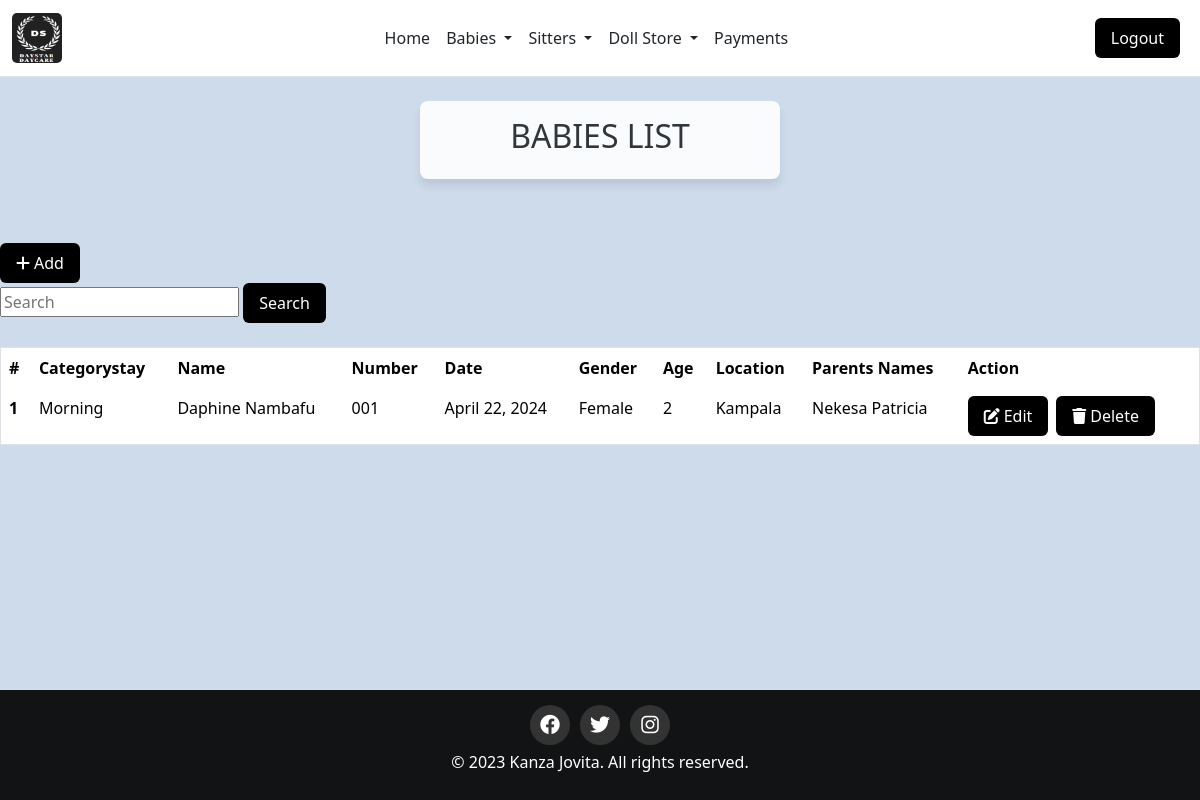
Page /babiesform/ (signed in) on the earlier database version.
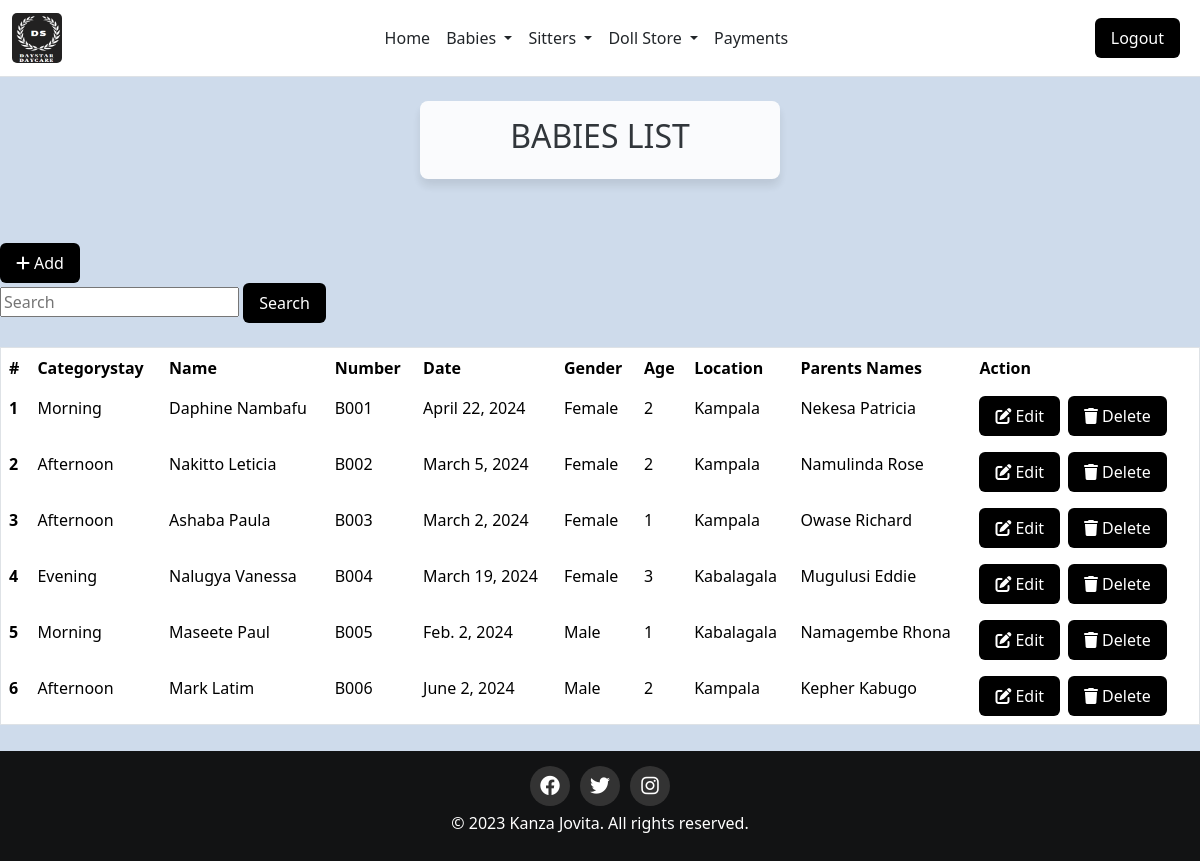
Same page on the later database version.
### home/models.py (models this page shows, shortened)
class Babyreg(models.Model):
    c_stay = models.ForeignKey(Categorystay,on_delete = models.CASCADE,null=False,blank = False)#this links class Babe to class Categorystay
    assign = models.ForeignKey(Sitterreg, on_delete = models.CASCADE,null=True,blank = True)
    Baby_name = models.CharField(max_length=30, null='False',blank = 'False')
    Baby_number = models.CharField(max_length=30, null='False',blank = 'False')
    Date = models.DateField(max_length=30, null='False',blank = 'False')
    Gender = models.CharField(max_length=30, null='False',blank = 'False')
    Age = models.IntegerField()
    Location = models.CharField(max_length=30, null='False',blank = 'False')
    Parents_names = models.CharField(max_length=30, null='False',blank = 'False')

class Categorystay(models.Model):
    name = models.CharField(max_length=100,null=True,blank=True)
    def __str__(self):
        return self.name

### home/views.py (the view)
# urls.py: path("babiesform/", views.babiesform, name="babiesform"),
@login_required
def babiesform(request):
      babies= Babyreg.objects.all()
      return render(request,'babiesform.html',{'babies':babies})

### home/templates/babiesform.html (shortened to what this page needs)
{% extends 'base.html' %}
{% block content %}
<br>
<div class="card-header">
    <h2>BABIES LIST</h2>
</div>
<br>
<div class="mt-4">
    <a href="{%  url 'addbaby' %}" class="btn"><i class="fas fa-plus"></i>Add</a>
    <form method="GET" action="{% url 'search_baby' %}">
        <input type="text" name="search" placeholder="Search">
        <button type="submit" class="btn">Search</button>
    </form>
    <br>
    <div class="table-responsive">
        <table class="table">
            <thead>
                <tr>
                    <th scope="col">#</th>
                    <th scope="col">Categorystay</th>
                    <th scope="col">Name</th>
                    <th scope="col">Number</th>
                    <th scope="col">Date</th>
                    <th scope="col">Gender</th>
                    <th scope="col">Age</th>
                    <th scope="col">Location</th>
                    <th scope="col">Parents Names</th>
                    <th scope=>Action</th>
                </tr>
            </thead>
            <tbody>
                {% for baby in babies %}
                <tr>
                    <th scope="row">{{ baby.id }}</th>
                    <td>{{ baby.c_stay}}</td>
                    <td>{{ baby.Baby_name }}</td>
                    <td>{{ baby.Baby_number }}</td>
                    <td>{{ baby.Date }}</td>
                    <td>{{ baby.Gender }}</td>
                    <td>{{ baby.Age}}</td>
                    <td>{{ baby.Location }}</td>
                    <td>{{ baby.Parents_names }}</td>
                    <td class="btn-container">
                        <a href="{% url 'edit' id=baby.id %}" class="btn"><i class="fas fa-edit"></i>Edit</a>
                        <form action="{% url 'delete_baby' id=baby.id %}" method="POST" onsubmit="return confirm('Delete')">
                            <button class="btn" type="submit"><i class="fas fa-trash"></i>Delete</button>
                        </form>
                    </td>
                </tr>
                {% endfor %}
            </tbody>
        </table>
<br> <br>
    </div>
</div>
{% endblock %}

Differences in the rows shown:
changed Babyreg "Daphine Nambafu": Baby_number "001" → "B001"
added Babyreg: id "2", c_stay "Afternoon", Baby_name "Nakitto Leticia", Baby_number "B002", Date "March 5, 2024", Gender "Female", Age "2", Location "Kampala", Parents_names "Namulinda Rose"
added Babyreg: id "3", c_stay "Afternoon", Baby_name "Ashaba Paula", Baby_number "B003", Date "March 2, 2024", Gender "Female", Age "1", Location "Kampala", Parents_names "Owase Richard"
added Babyreg: id "4", c_stay "Evening", Baby_name "Nalugya Vanessa", Baby_number "B004", Date "March 19, 2024", Gender "Female", Age "3", Location "Kabalagala", Parents_names "Mugulusi Eddie"
added Babyreg: id "5", c_stay "Morning", Baby_name "Maseete Paul", Baby_number "B005", Date "Feb. 2, 2024", Gender "Male", Age "1", Location "Kabalagala", Parents_names "Namagembe Rhona"
added Babyreg: id "6", c_stay "Afternoon", Baby_name "Mark Latim", Baby_number "B006", Date "June 2, 2024", Gender "Male", Age "2", Location "Kampala", Parents_names "Kepher Kabugo"
